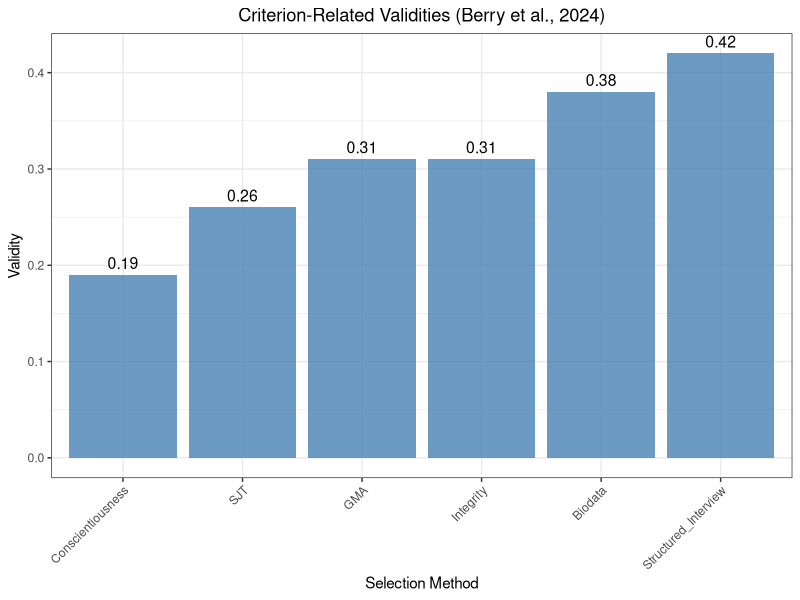
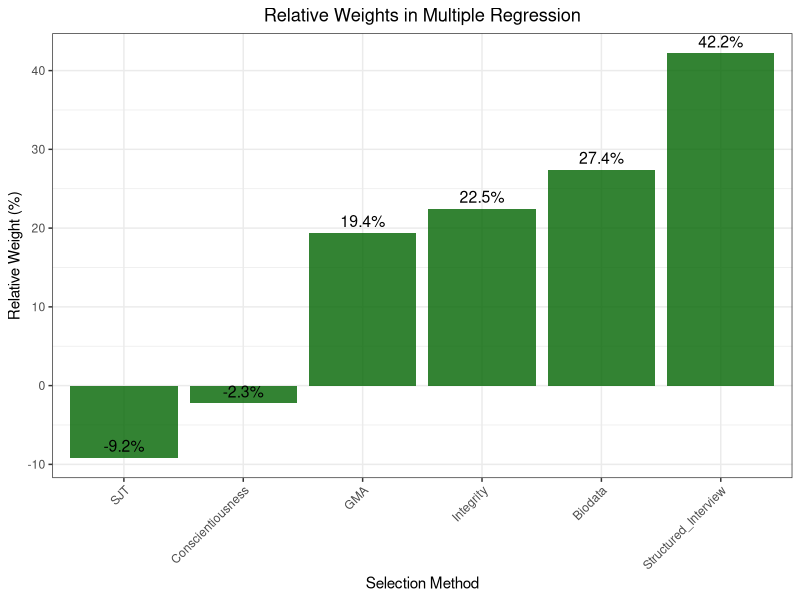
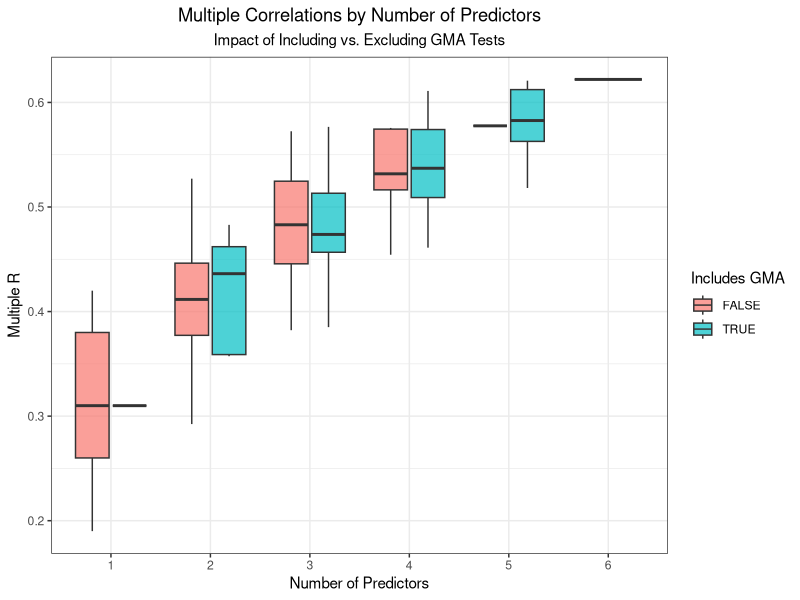
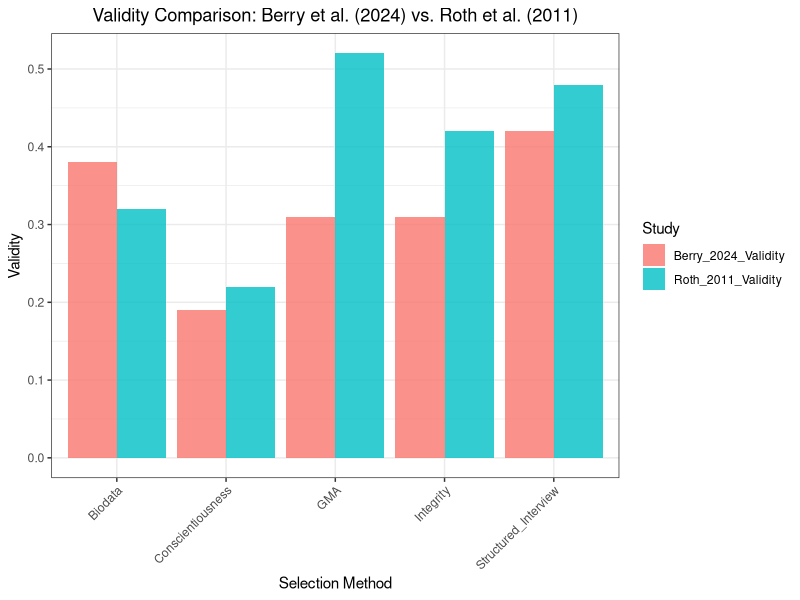

Write the R code that produced these figures, in order.
## ---- chunk 1
knitr::opts_chunk$set(
  echo = TRUE,
  warning = FALSE,
  message = FALSE,
  fig.width = 10,
  fig.height = 6,
  fig.align = "center"
)

# Load required libraries
library(psych)
library(lavaan)
library(MASS)
library(ggplot2)
library(dplyr)
library(tidyr)
library(knitr)
library(kableExtra)
library(gridExtra)
library(scales)

# Set seed for reproducibility
set.seed(123)

# Custom theme for plots
theme_set(theme_bw() +
            theme(axis.text = element_text(size = 10),
                  axis.title = element_text(size = 12),
                  plot.title = element_text(size = 14, face = "bold"),
                  legend.text = element_text(size = 10),
                  panel.background = element_rect(fill = "white"),
                  plot.background = element_rect(fill = "white")))
## ---- chunk 2
# Create the updated meta-analytic correlation matrix from Berry et al. (2024) Table 1
berry_cor_matrix <- matrix(c(
  1.00, 0.13, 0.54, 0.21, 0.25, 0.42,
  0.13, 1.00, 0.03, 0.18, 0.01, 0.29,
  0.54, 0.03, 1.00, 0.08, 0.28, 0.23,
  0.21, 0.18, 0.08, 1.00, -0.02, 0.45,
  0.25, 0.01, 0.28, -0.02, 1.00, 0.16,
  0.42, 0.29, 0.23, 0.45, 0.16, 1.00
), nrow=6, byrow=TRUE)

colnames(berry_cor_matrix) <- rownames(berry_cor_matrix) <- 
  c("Biodata", "GMA", "Conscientiousness", "Structured_Interview", "Integrity", "SJT")

# Criterion-related validities and d-values
validities <- c(0.38, 0.31, 0.19, 0.42, 0.31, 0.26)
d_values <- c(0.32, 0.79, -0.07, 0.24, 0.10, 0.37)
names(validities) <- names(d_values) <- colnames(berry_cor_matrix)

# Create full correlation matrix including criterion
full_matrix <- matrix(0, nrow=7, ncol=7)
full_matrix[1:6, 1:6] <- berry_cor_matrix
full_matrix[7, 1:6] <- validities
full_matrix[1:6, 7] <- validities
full_matrix[7, 7] <- 1.00

colnames(full_matrix) <- rownames(full_matrix) <- 
  c("Biodata", "GMA", "Conscientiousness", "Structured_Interview", "Integrity", "SJT", "Performance")

# Display the correlation matrix
kable(round(full_matrix, 3), 
      caption = "Updated Meta-Analytic Correlation Matrix (Berry et al., 2024)") %>%
  kable_styling(bootstrap_options = c("striped", "hover"), font_size = 10) %>%
  row_spec(7, bold = TRUE, color = "white", background = "#D7261E") %>%
  column_spec(7, bold = TRUE, color = "white", background = "#D7261E")
## ---- chunk 3
# Create validity comparison table
validity_table <- data.frame(
  Selection_Method = names(validities),
  Validity = validities,
  Black_White_d = d_values,
  stringsAsFactors = FALSE
)

kable(validity_table, 
      caption = "Criterion-Related Validities and Black-White d-Values") %>%
  kable_styling(bootstrap_options = c("striped", "hover"), font_size = 12)

# Visualize validities
p1 <- ggplot(validity_table, aes(x = reorder(Selection_Method, Validity), y = Validity)) +
  geom_bar(stat = "identity", fill = "steelblue", alpha = 0.8) +
  geom_text(aes(label = sprintf("%.2f", Validity)), vjust = -0.5, size = 4) +
  labs(title = "Criterion-Related Validities (Berry et al., 2024)",
       x = "Selection Method", y = "Validity") +
  theme_bw() +
  theme(axis.text.x = element_text(angle = 45, hjust = 1),
        plot.title = element_text(hjust = 0.5),
        panel.background = element_rect(fill = "white"),
        plot.background = element_rect(fill = "white"))

print(p1)
## ---- chunk 4
# Compute standardized regression coefficients for full model
beta_coefficients <- solve(full_matrix[1:6, 1:6]) %*% full_matrix[1:6, 7]
names(beta_coefficients) <- names(validities)

# Create dominance analysis table
dominance_table <- data.frame(
  Selection_Method = names(validities),
  Bivariate_r = validities,
  Beta_Coefficient = as.numeric(beta_coefficients),
  Relative_Weight_Raw = as.numeric(beta_coefficients * validities),
  stringsAsFactors = FALSE
)

# Calculate relative weights as percentages
total_variance <- sum(dominance_table$Relative_Weight_Raw)
dominance_table$Relative_Weight_Percent <- (dominance_table$Relative_Weight_Raw / total_variance) * 100

# Sort by relative weight
dominance_table <- dominance_table[order(-dominance_table$Relative_Weight_Percent), ]

kable(round(dominance_table[, -1], 3), 
      caption = "Dominance Analysis: Bivariate vs. Multiple Regression Results") %>%
  kable_styling(bootstrap_options = c("striped", "hover"), font_size = 12)

# Visualize relative weights
p2 <- ggplot(dominance_table, aes(x = reorder(Selection_Method, Relative_Weight_Percent), 
                                 y = Relative_Weight_Percent)) +
  geom_bar(stat = "identity", fill = "darkgreen", alpha = 0.8) +
  geom_text(aes(label = sprintf("%.1f%%", Relative_Weight_Percent)), 
            vjust = -0.5, size = 4) +
  labs(title = "Relative Weights in Multiple Regression",
       x = "Selection Method", y = "Relative Weight (%)") +
  theme_bw() +
  theme(axis.text.x = element_text(angle = 45, hjust = 1),
        plot.title = element_text(hjust = 0.5),
        panel.background = element_rect(fill = "white"),
        plot.background = element_rect(fill = "white"))

print(p2)
## ---- chunk 5
# Function to compute multiple correlation for a subset of predictors
compute_multiple_r <- function(predictors, cor_matrix) {
  if(length(predictors) == 1) {
    return(cor_matrix[predictors, "Performance"])
  }
  
  pred_indices <- which(colnames(cor_matrix) %in% predictors)
  perf_index <- which(colnames(cor_matrix) == "Performance")
  
  R_xx <- cor_matrix[pred_indices, pred_indices]
  R_xy <- cor_matrix[pred_indices, perf_index]
  
  R_squared <- t(R_xy) %*% solve(R_xx) %*% R_xy
  R <- sqrt(R_squared)
  
  return(as.numeric(R))
}

# Function to get all possible combinations of predictors
get_all_combinations <- function(predictors, min_size = 1, max_size = NULL) {
  if(is.null(max_size)) max_size <- length(predictors)
  
  combinations <- list()
  for(i in min_size:max_size) {
    comb <- combn(predictors, i, simplify = FALSE)
    combinations <- c(combinations, comb)
  }
  return(combinations)
}

# Analyze all possible predictor combinations
predictors <- c("Biodata", "GMA", "Conscientiousness", "Structured_Interview", "Integrity", "SJT")
all_combinations <- get_all_combinations(predictors, 1, 6)

# Compute multiple correlations for all combinations
results <- data.frame(
  Combination = sapply(all_combinations, function(x) paste(x, collapse = "+")),
  N_Predictors = sapply(all_combinations, length),
  Multiple_R = sapply(all_combinations, function(x) compute_multiple_r(x, full_matrix)),
  Has_GMA = sapply(all_combinations, function(x) "GMA" %in% x)
)

# Sort by number of predictors and then by R
results <- results[order(results$N_Predictors, -results$Multiple_R), ]

# Summary statistics by number of predictors
summary_stats <- results %>%
  group_by(N_Predictors) %>%
  summarise(
    Mean_R = mean(Multiple_R),
    Max_R = max(Multiple_R),
    Min_R = min(Multiple_R),
    Mean_R_with_GMA = mean(Multiple_R[Has_GMA]),
    Mean_R_without_GMA = mean(Multiple_R[!Has_GMA]),
    N_combinations = n(),
    N_with_GMA = sum(Has_GMA),
    N_without_GMA = sum(!Has_GMA)
  )

kable(round(summary_stats, 3), 
      caption = "Multiple Correlation Summary by Number of Predictors") %>%
  kable_styling(bootstrap_options = c("striped", "hover"), font_size = 12)
## ---- chunk 6
# Visualize the impact of excluding GMA tests
p3 <- ggplot(results, aes(x = factor(N_Predictors), y = Multiple_R, fill = Has_GMA)) +
  geom_boxplot(alpha = 0.7) +
  labs(title = "Multiple Correlations by Number of Predictors",
       subtitle = "Impact of Including vs. Excluding GMA Tests",
       x = "Number of Predictors", y = "Multiple R",
       fill = "Includes GMA") +
  theme_bw() +
  theme(plot.title = element_text(hjust = 0.5),
        plot.subtitle = element_text(hjust = 0.5),
        panel.background = element_rect(fill = "white"),
        plot.background = element_rect(fill = "white"))

print(p3)

# Show top combinations for each number of predictors
top_combinations <- results %>%
  group_by(N_Predictors) %>%
  slice_max(order_by = Multiple_R, n = 3) %>%
  arrange(N_Predictors, desc(Multiple_R))

kable(round(top_combinations[, -1], 3), 
      caption = "Top 3 Multiple Correlations by Number of Predictors") %>%
  kable_styling(bootstrap_options = c("striped", "hover"), font_size = 10)
## ---- chunk 7
# Create comparison with Roth et al. (2011) validities
roth_validities <- c(0.32, 0.52, 0.22, 0.48, 0.42, NA)  # SJT not included
names(roth_validities) <- c("Biodata", "GMA", "Conscientiousness", "Structured_Interview", "Integrity", "SJT")

comparison_table <- data.frame(
  Selection_Method = names(validities),
  Berry_2024_Validity = validities,
  Roth_2011_Validity = roth_validities,
  Change = validities - roth_validities,
  stringsAsFactors = FALSE
)

kable(round(comparison_table[, -1], 3), 
      caption = "Comparison: Berry et al. (2024) vs. Roth et al. (2011) Validities") %>%
  kable_styling(bootstrap_options = c("striped", "hover"), font_size = 12)

# Visualize the changes
comparison_long <- comparison_table %>%
  filter(!is.na(Roth_2011_Validity)) %>%
  pivot_longer(cols = c(Berry_2024_Validity, Roth_2011_Validity),
               names_to = "Study", values_to = "Validity")

p4 <- ggplot(comparison_long, aes(x = Selection_Method, y = Validity, fill = Study)) +
  geom_bar(stat = "identity", position = "dodge", alpha = 0.8) +
  labs(title = "Validity Comparison: Berry et al. (2024) vs. Roth et al. (2011)",
       x = "Selection Method", y = "Validity") +
  theme_bw() +
  theme(axis.text.x = element_text(angle = 45, hjust = 1),
        plot.title = element_text(hjust = 0.5),
        panel.background = element_rect(fill = "white"),
        plot.background = element_rect(fill = "white"))

print(p4)
## ---- chunk 8
# Show complete results for all combinations
kable(results[, -1], 
      caption = "Complete Multiple Correlation Results for All Predictor Combinations") %>%
  kable_styling(bootstrap_options = c("striped", "hover"), font_size = 8)
